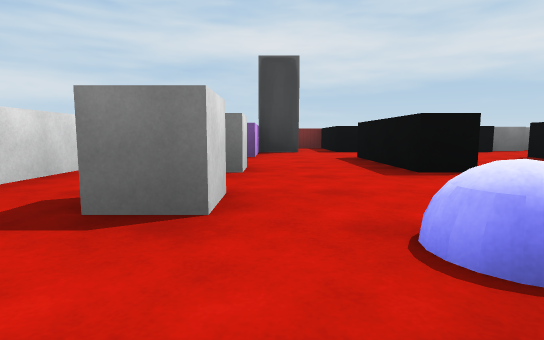
view 1 (above)

13 first-person views from a walk through a Unity game level. The camera is 0.62 m above the floor, tilts 6° down and sees 80° across. The floor is counted in squares, 2 m on a side. Each view is taken from the middle of a square. On the plan, view 1 faces up. The plan holds only what a view shows up to about 9 squares ahead; the rest is blank. The place goes on beyond the plan. The player is left out. Some animated figures are left out.

view 2
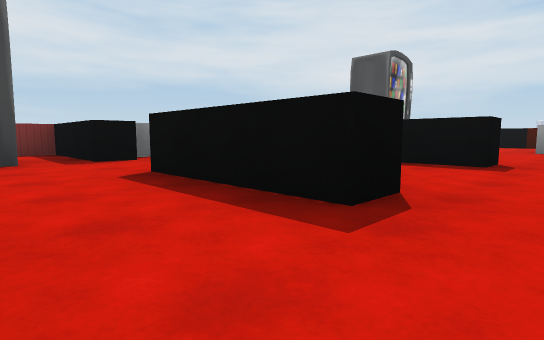

view 3
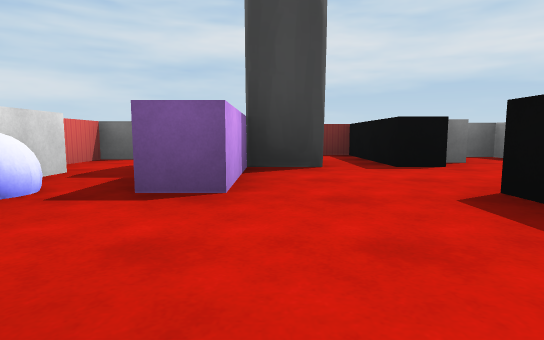

view 4
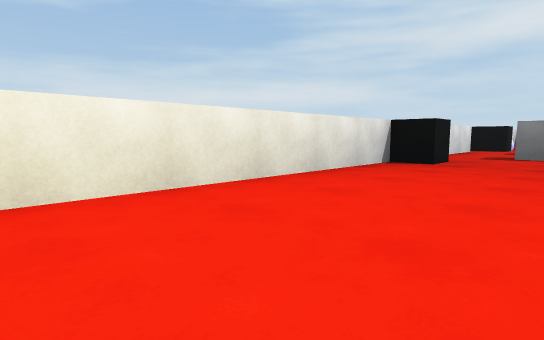

view 5
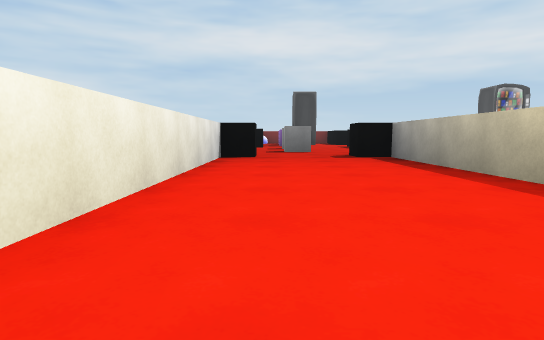

view 6
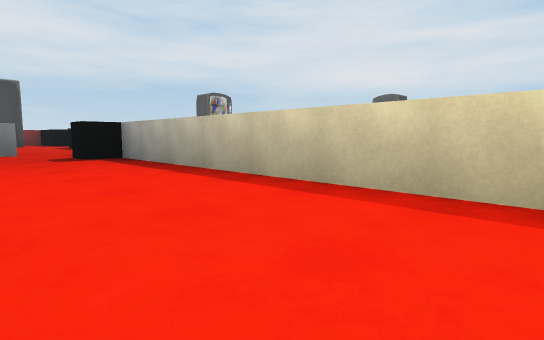

view 7
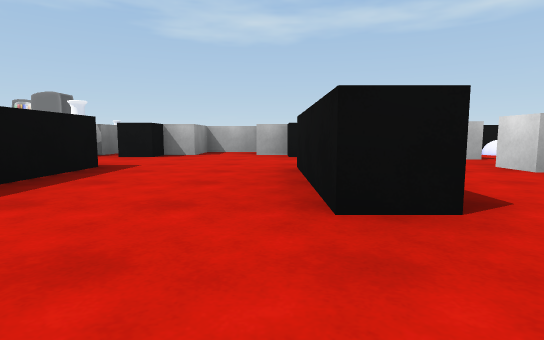

view 8
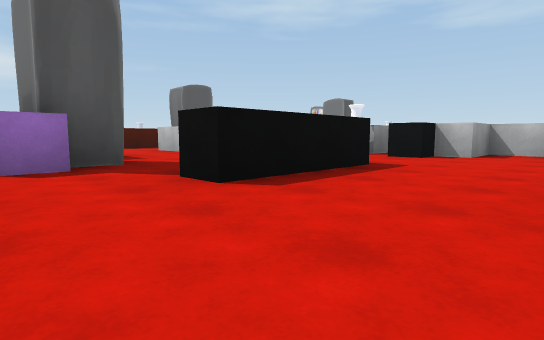

view 9
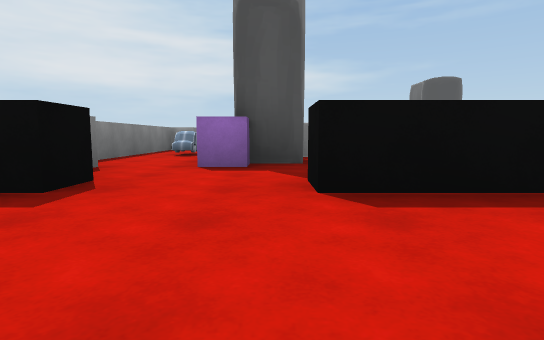

view 10
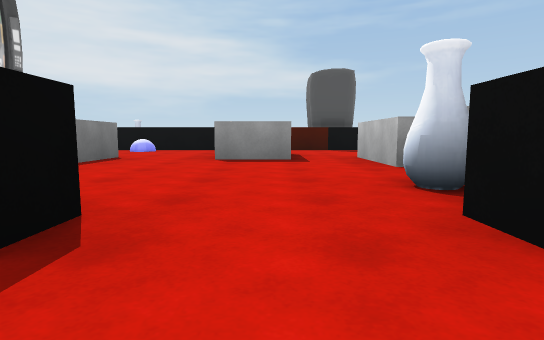

view 11
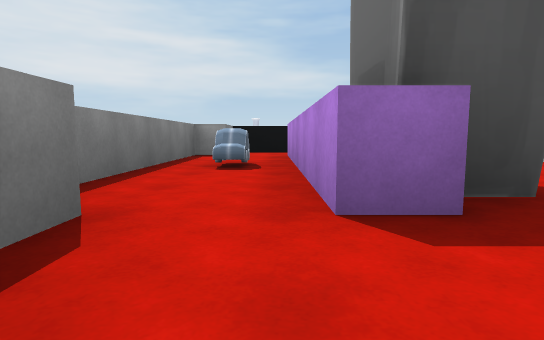

view 12
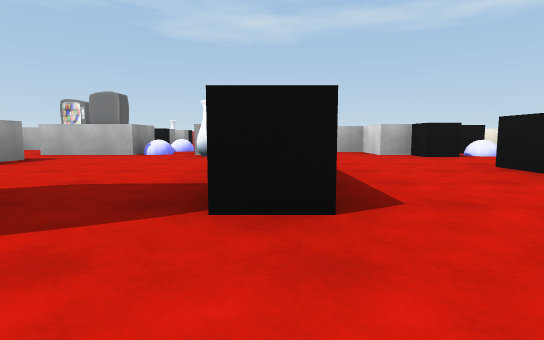

view 13
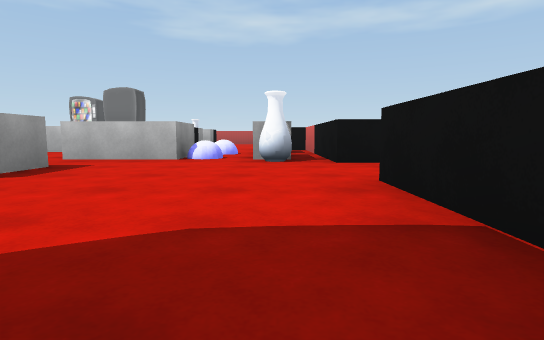

### Floor plan
Points are (right, up) in squares from view 1. A wall is a line through its corners. A room is listed if a view was taken in it or the views show most of it. See-through windows are left out.
Room 1 (views 1, 2, 3, 4, 5, 6)
walls: (-1.2, 0.2) (-1.2, -0.3) (-1.7, -0.3) (-1.7, -4.2); (-0.2, 1.8) (-0.2, 1.2) (-0.8, 1.2); (0.8, -4.9) (0.8, -0.3) (0.3, -0.3) (0.3, 0.3) (0.8, 0.3); (1.7, 2.7) (1.3, 2.7); (-0.2, 3.2) (-0.2, 2.7) (-0.8, 2.7); (-1.7, 3.2) (-1.7, 1.9)
ways out: opening at (0, 3) to room 2; opening at (1, 1.5) to room 3
objects: other object (-2, 1); other object (1, 1)
Room 2 (views 7, 8, 9, 11, 12)
walls: (1.9, 6.2) (1.3, 6.2) (1.3, 8.2) (0.6, 8.2); (-0.2, 6.1) (-0.2, 4.7) (-0.8, 4.7); (2.4, 6.7) (1.9, 6.7); (-1.7, 5.8) (-1.7, 5); (-1.2, 4.2) (-1.2, 3.8); (3.4, 7.7) (2.8, 7.7); (1.3, 2.7) (1.3, 4.7) (1.7, 4.7) (1.7, 2.7); (4.4, 6.2) (3.8, 6.2); (3.7, 2.7) (3.7, 4.7) (4.2, 4.7)
ways out: opening at (0, 3) to room 1; opening at (2.5, 3.5) to room 3; opening at (4, 5.5) to room 4
objects: other object (0, 7)
Room 3 (view 10)
walls: (1.6, 0.7) (2.2, 0.7) (2.2, -0.3) (3.2, -0.3) (3.2, 0.7) (3.7, 0.7) (3.7, 1.2) (4.2, 1.2); (4.7, 0.1) (4.7, 0.6); (4.2, 2.7) (3.7, 2.7)
ways out: opening at (1, 1.5) to room 1; opening at (2.5, 3.5) to room 2; opening at (4, 2) to room 4
Room 4 (view 13)
walls: (7.2, 1.6) (7.2, 2.8); (7.8, 2.7) (8.8, 2.7); (6.4, 0.7) (7.8, 0.7); (7.8, 4.2) (6.8, 4.2); (4.2, 1.2) (4.2, -2.2); (4.2, 4.2) (4.2, 2.7); (7.4, 5.7) (9.1, 5.7); (9, -1.2) (9.5, -1.2); (10.2, 0) (10.2, 6.5); (5.4, 6.7) (4.5, 6.7); (6.7, -3.2) (6.7, -2.2); (9.2, 6.8) (9.2, 7.2) (5.6, 7.2)
ways out: opening at (4, 5.5) to room 2; opening at (4, 2) to room 3
objects: other object (5, 1); other object (6, -1); other object (6, 0); other object (6, 5); other object (7, 6)

Positions as (right, up) in squares from view 1, and headings:
1: (0, 0), facing up
2: (0, 2), facing up-right
3: (0, 3), facing up
4: (0, -4), facing up-left
5: (-1, -5), facing up
6: (-1, -5), facing up-right
7: (2, 6), facing down
8: (2, 6), facing down-right
9: (2, 5), facing right
10: (3, 2), facing right
11: (4, 6), facing right
12: (4, 6), facing down
13: (5, 5), facing down
